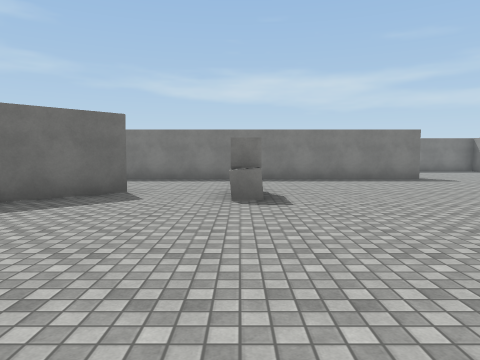
[1] (above)

21 first-person views from a walk through a scene from a Unity 3-D project. The camera is 1.4 m above the floor, tilts 4° down and sees 70° across. The floor is counted in squares, 2 m on a side. Each view is taken from the middle of a square. On the plan, view 1 faces up. The plan holds only what a view shows up to about 11 squares ahead; the rest is blank. The place goes on beyond the plan. The player character is not drawn. Surface patterns are stand-ins for the level's own textures.

[2]
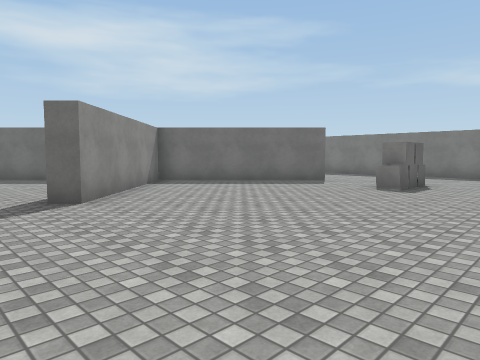

[3]
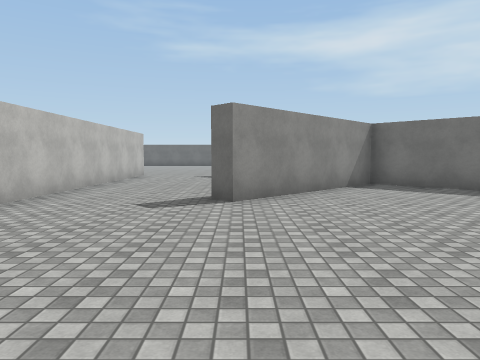

[4]
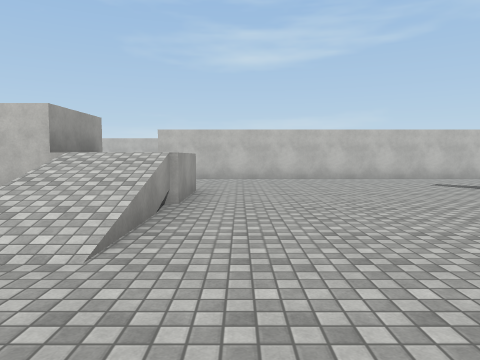

[5]
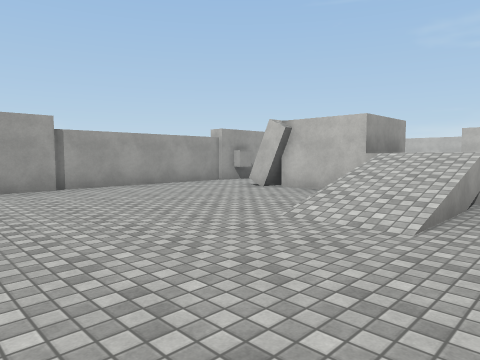

[6]
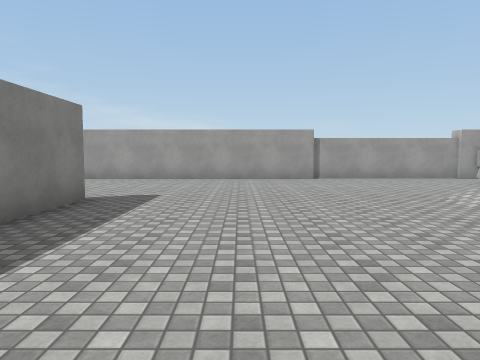

[7]
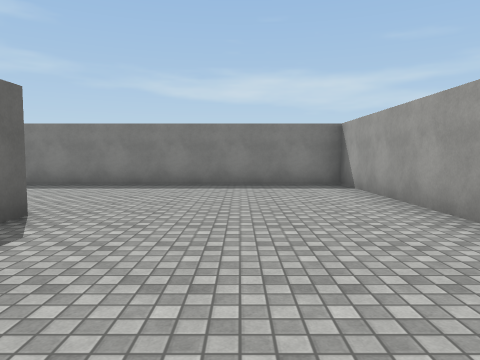

[8]
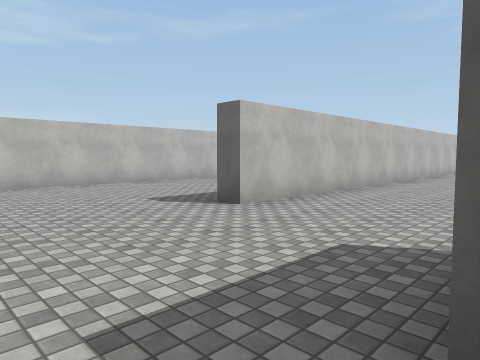

[9]
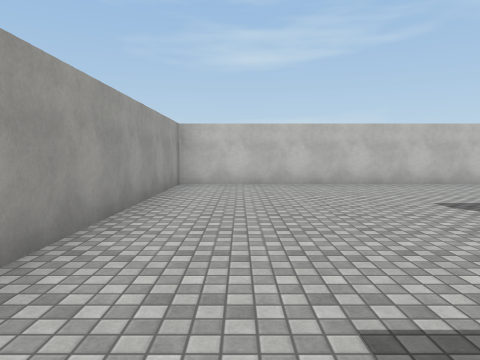

[10]
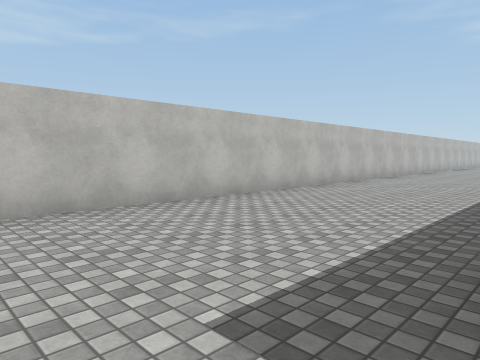

[11]
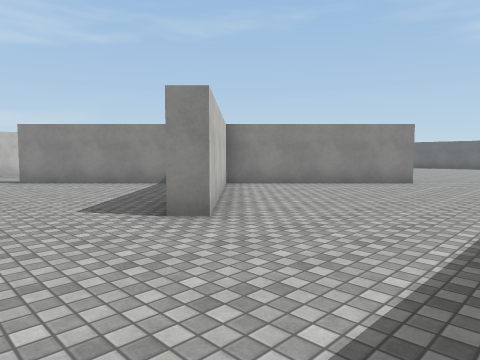

[12]
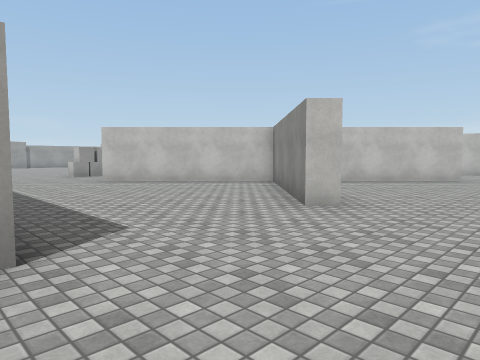

[13]
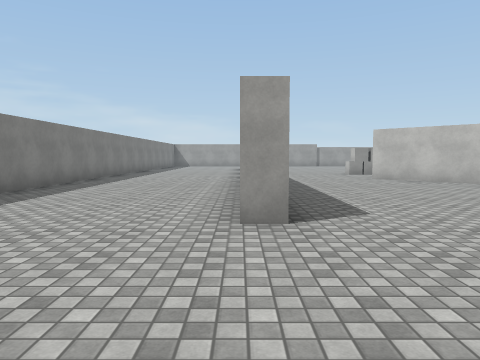

[14]
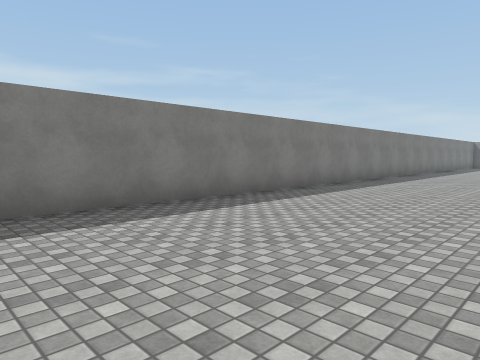

[15]
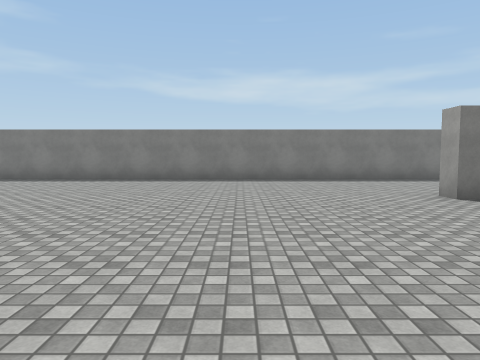

[16]
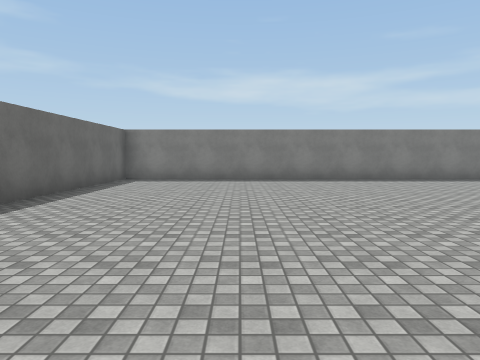

[17]
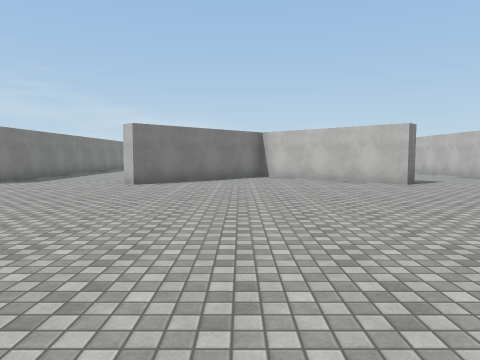

[18]
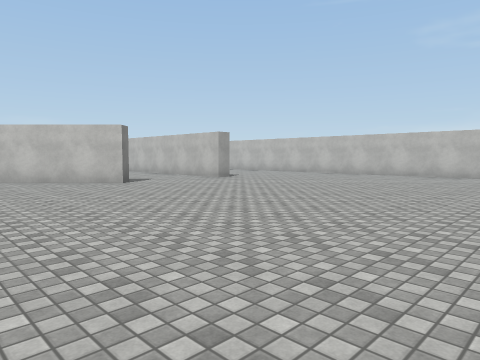

[19]
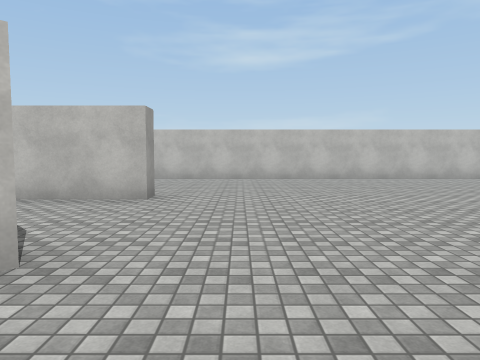

[20]
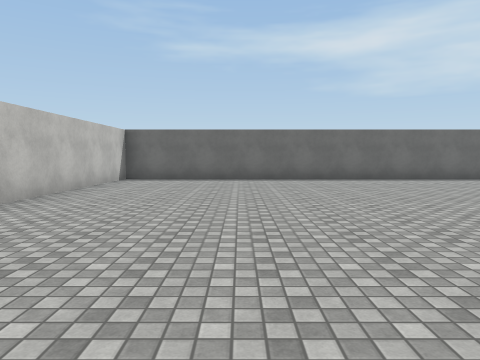

[21]
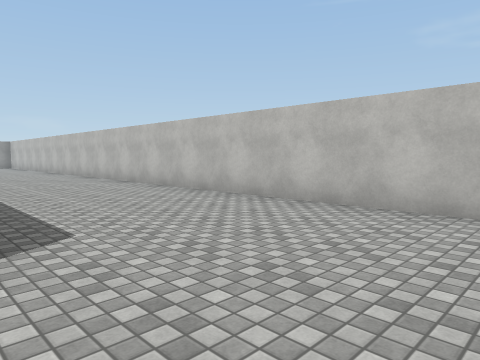

### Floor plan
Points are (right, up) in squares from view 1. A wall is a line through its corners. A room is listed if a view was taken in it or the views show most of it. See-through windows are left out.
Room 1 (views 1, 2, 3, 4, 5, 6, 7, 8, 9, 10, 11, 12, 13, 14, 15, 16, 17, 18, 19, 20, 21)
walls: (-6.9, 3.9) (-9.6, 6.6) (-9.3, 7) (-5.9, 3.6) (-2.5, 7) (-2.2, 6.6) (-5.5, 3.3) (-2.2, -0.1) (-2.6, -0.5); (-7.7, 1.1) (-8.8, 0); (-9.2, -0.5) (-9.6, -0.1) (-6.9, 2.6); (-6.9, 10.5) (-9.5, 10.5) (-9.5, 11); (-9.5, -4) (-9.5, -3.5) (5.5, -3.5) (5.5, -4); (-1.9, 15.5) (-21.5, 15.5) (-21.5, 9.9); (5.9, -0.2) (5.9, 1.7) (8, 1.7); (5.5, 11) (5.5, 10.5) (-3.5, 10.5); (7.8, 2) (8.6, 2); (8.1, 1.4) (8.1, 2); (-21.5, 2.4) (-21.5, -8.5) (10.5, -8.5) (10.5, -2); (10.5, -0.1) (10.5, 15.5) (2.6, 15.5)
objects: other object (0, 6) to (0, 7); cube (10, 0)

Where each view was taken, in squares from view 1:
view 1: 0 up, 0 right, facing up
view 2: 2 down, 3 right, facing up-left
view 3: 0 up, 3 right, facing left
view 4: 7 up, 3 right, facing down
view 5: 8 up, 3 right, facing down-right
view 6: 8 up, 0 right, facing right
view 7: 7 up, 8 right, facing up
view 8: 0 up, 9 right, facing down-left
view 9: 0 up, 9 right, facing down
view 10: 4 down, 7 right, facing down-left
view 11: 10 up, 0 right, facing down-left
view 12: 11 up, 12 left, facing down-right
view 13: 11 up, 13 left, facing right
view 14: 11 up, 13 left, facing up-right
view 15: 5 up, 13 left, facing up
view 16: 5 up, 18 left, facing up
view 17: 4 up, 18 left, facing right
view 18: 4 up, 18 left, facing down-right
view 19: 2 up, 11 left, facing down
view 20: 5 down, 11 left, facing left
view 21: 4 down, 12 left, facing down-right
